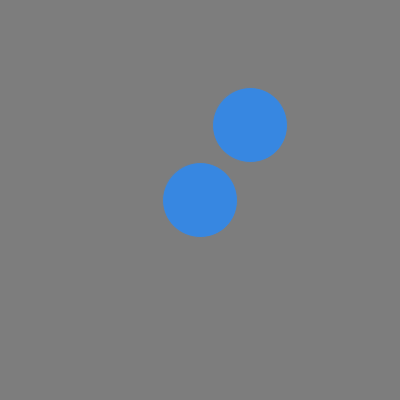
Frame 1 (no input)
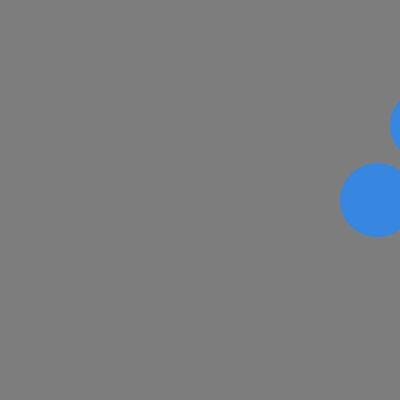
Frame 60 (the mouse pressed at the canvas centre just before this capture)
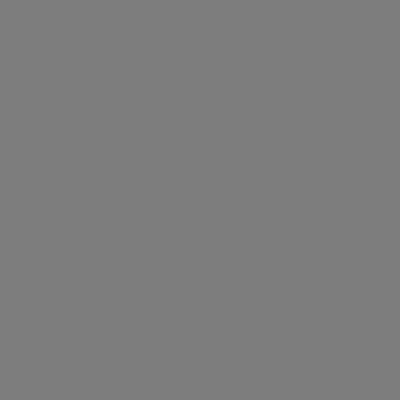
Frame 120 (the mouse held since frame 60 and released just before this capture)

The Processing sketch that drew these frames (run headless with seeded random() and noise(); from frame 60 on, the mouse is pressed at the canvas centre):

// Processing sketch: variables_ellipseMove
// ── variables_ellipseMove.pde
/* 
Example that moves drawn ellipses across the canvas/window using variables in the draw() loop.
Created by Dawn C. Hayes March 2017. 
Modified for Processing July 2017.
*/

//int circX; 
int circX = 200; 
//int circY;  
int circY = 200; 
int circStroke = 125; 
int circR = 55; 
int circG = 135; 
int circB = 225; 
int circSize = 75;
int canvBG = 125; 

void setup() {  
  size(400, 400); 
}


void draw() {
  background(canvBG); 
  stroke(circStroke); 
  fill(circR, circG, circB);  
  stroke(circStroke);  
  ellipse(circX, circY, circSize, circSize); 
  ellipse(circX + 50, circY - 75, circSize, circSize); 
  fill(circR, circG, circB, 135); 
  
  circX = circX + 3; // in the draw() loop, this statement will increment the value of circX by 3.
             // this gives the appearance of animation that draws the ellipse at circX + 3 each time the code is completed. 
             // it will then draw the ellipse at the new location after the code is executed. 
             // this statement also introduces an incrementor, +, that takes a value, adds it to another and assigns it to the intiable. 

}
